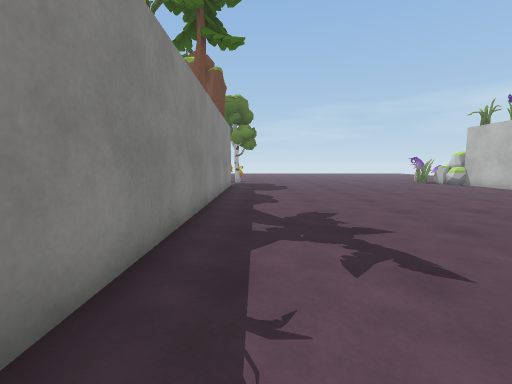
view 1 (above)

12 first-person views from a walk through a Unity game level. The camera is 1.2 m above the floor, tilts 6° down and sees 90° across. The floor is counted in squares, 1 m on a side. Each view is taken from the middle of a square. On the plan, view 1 faces up. The plan holds only what a view shows up to about 12 squares ahead; the rest is blank. The place goes on beyond the plan. Some animated figures are left out. Some surface patterns are stand-ins.

view 2
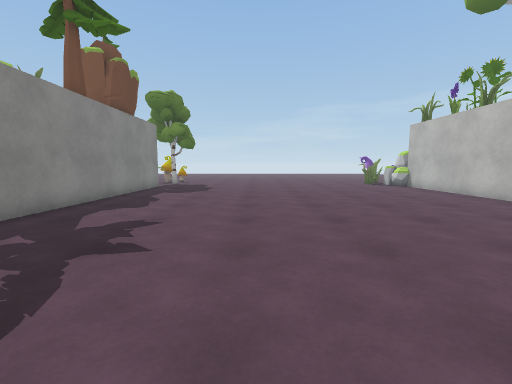

view 3
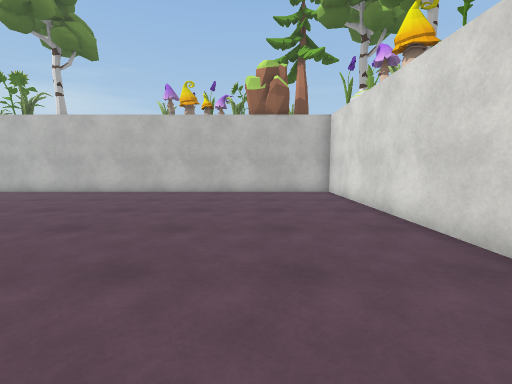

view 4
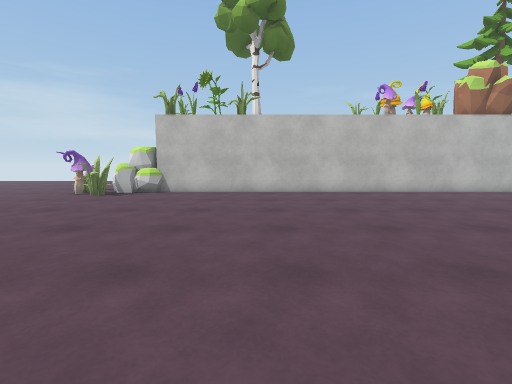

view 5
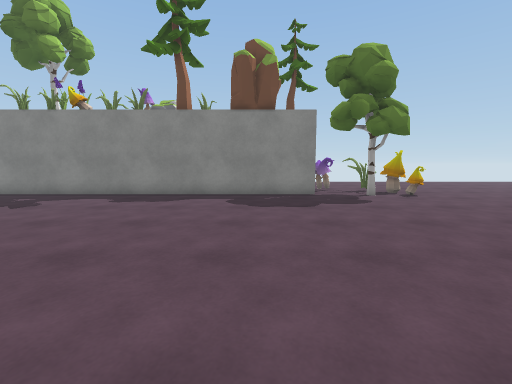

view 6
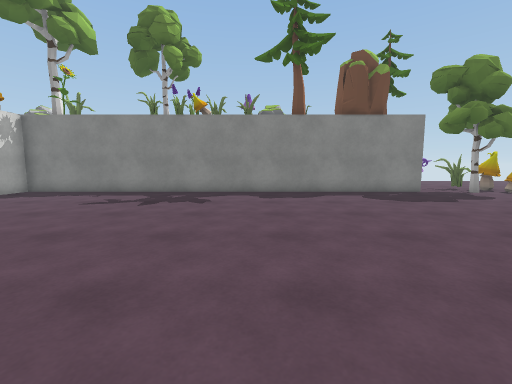

view 7
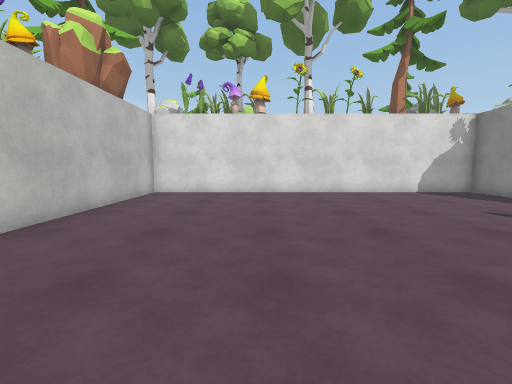

view 8
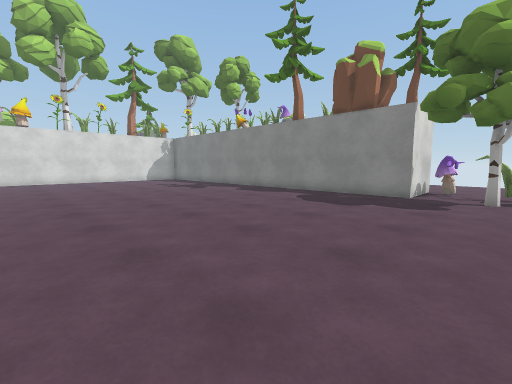

view 9
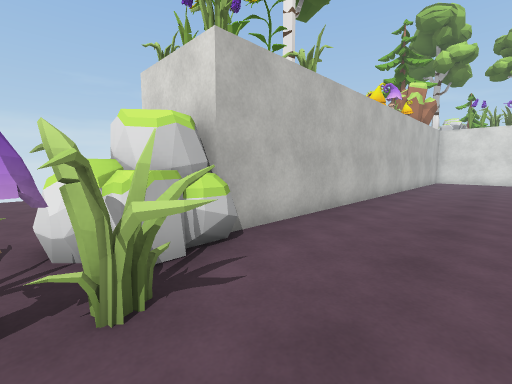

view 10
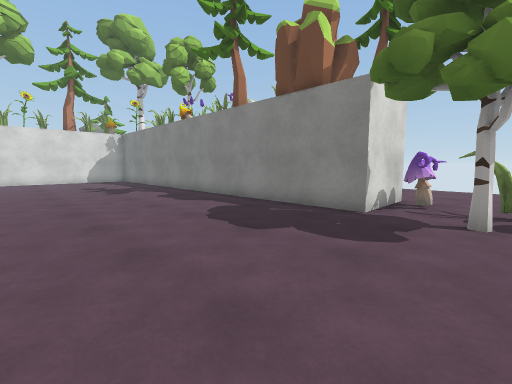

view 11
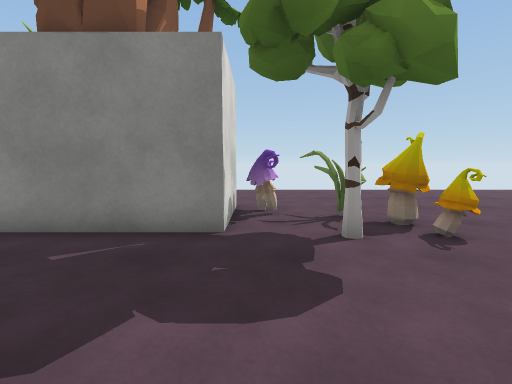

view 12
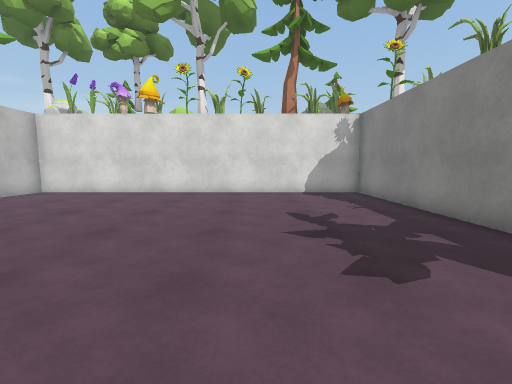

### Floor plan
Points are (right, up) in squares from view 1. A wall is a line through its corners. A room is listed if a view was taken in it or the views show most of it. See-through windows are left out.
Room 1 (views 1, 2, 3, 4, 5, 6, 7, 8, 9, 10, 11, 12)
walls: (-4.6, 15.4) (-1.5, 15.4) (-1.5, -2.3) (12.5, -2.3) (12.5, 15.4)
ways out: opening at (-5, 17)
objects: other object (-4, 16); other object (-3, 13) to (-2, 13); other object (-3, 16); other object (-3, 17) to (-3, 18); other object (-2, 18); other object (-1, 18); other object (11, 17) to (12, 17); other object (11, 18); other object (12, 18); other object (13, 0) to (14, 0)

Positions as (right, up) in squares from view 1, and headings:
1: (0, 0), facing up
2: (4, 1), facing up
3: (1, 1), facing right
4: (1, 11), facing right
5: (9, 13), facing left
6: (10, 8), facing left
7: (8, 9), facing down
8: (9, 18), facing down-left
9: (9, 18), facing down-right
10: (5, 18), facing down-left
11: (3, 16), facing left
12: (3, 9), facing down
